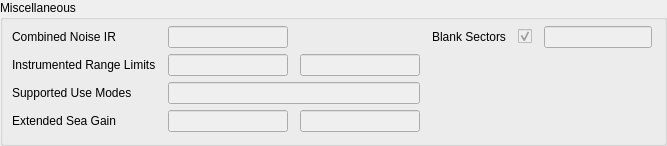
           <widget class="QGroupBox" name="groupFeaturesMisc">
            <property name="sizePolicy">
             <sizepolicy hsizetype="Minimum" vsizetype="Minimum">
              <horstretch>0</horstretch>
              <verstretch>0</verstretch>
             </sizepolicy>
            </property>
            <property name="title">
             <string>Miscellaneous</string>
            </property>
            <layout class="QGridLayout" name="gridLayout_7">
             <property name="leftMargin">
              <number>9</number>
             </property>
             <property name="topMargin">
              <number>6</number>
             </property>
             <property name="rightMargin">
              <number>12</number>
             </property>
             <property name="horizontalSpacing">
              <number>12</number>
             </property>
             <item row="0" column="1">
              <widget class="QLineEdit" name="editCombinedNoiseIR">
               <property name="enabled">
                <bool>false</bool>
               </property>
               <property name="sizePolicy">
                <sizepolicy hsizetype="Fixed" vsizetype="Fixed">
                 <horstretch>0</horstretch>
                 <verstretch>0</verstretch>
                </sizepolicy>
               </property>
               <property name="minimumSize">
                <size>
                 <width>120</width>
                 <height>0</height>
                </size>
               </property>
               <property name="maximumSize">
                <size>
                 <width>16777215</width>
                 <height>16777215</height>
                </size>
               </property>
               <property name="readOnly">
                <bool>true</bool>
               </property>
              </widget>
             </item>
             <item row="1" column="0">
              <widget class="QLabel" name="labelCombinedNoiseIR_2">
               <property name="sizePolicy">
                <sizepolicy hsizetype="Minimum" vsizetype="Preferred">
                 <horstretch>0</horstretch>
                 <verstretch>0</verstretch>
                </sizepolicy>
               </property>
               <property name="text">
                <string>Instrumented Range Limits</string>
               </property>
              </widget>
             </item>
             <item row="1" column="1">
              <widget class="QLineEdit" name="editInstrRangeMin">
               <property name="enabled">
                <bool>false</bool>
               </property>
               <property name="sizePolicy">
                <sizepolicy hsizetype="Fixed" vsizetype="Fixed">
                 <horstretch>0</horstretch>
                 <verstretch>0</verstretch>
                </sizepolicy>
               </property>
               <property name="minimumSize">
                <size>
                 <width>120</width>
                 <height>0</height>
                </size>
               </property>
               <property name="maximumSize">
                <size>
                 <width>16777215</width>
                 <height>16777215</height>
                </size>
               </property>
               <property name="readOnly">
                <bool>true</bool>
               </property>
              </widget>
             </item>
             <item row="1" column="2">
              <widget class="QLineEdit" name="editInstrRangeMax">
               <property name="enabled">
                <bool>false</bool>
               </property>
               <property name="sizePolicy">
                <sizepolicy hsizetype="Fixed" vsizetype="Fixed">
                 <horstretch>0</horstretch>
                 <verstretch>0</verstretch>
                </sizepolicy>
               </property>
               <property name="minimumSize">
                <size>
                 <width>120</width>
                 <height>0</height>
                </size>
               </property>
               <property name="maximumSize">
                <size>
                 <width>16777215</width>
                 <height>16777215</height>
                </size>
               </property>
               <property name="readOnly">
                <bool>true</bool>
               </property>
              </widget>
             </item>
             <item row="0" column="0">
              <widget class="QLabel" name="labelCombinedNoiseIR">
               <property name="sizePolicy">
                <sizepolicy hsizetype="Minimum" vsizetype="Preferred">
                 <horstretch>0</horstretch>
                 <verstretch>0</verstretch>
                </sizepolicy>
               </property>
               <property name="text">
                <string>Combined Noise IR</string>
               </property>
              </widget>
             </item>
             <item row="2" column="0">
              <widget class="QLabel" name="labelUseModes">
               <property name="sizePolicy">
                <sizepolicy hsizetype="Minimum" vsizetype="Preferred">
                 <horstretch>0</horstretch>
                 <verstretch>0</verstretch>
                </sizepolicy>
               </property>
               <property name="text">
                <string>Supported Use Modes</string>
               </property>
              </widget>
             </item>
             <item row="2" column="1" colspan="2">
              <widget class="QLineEdit" name="editUseModes">
               <property name="enabled">
                <bool>false</bool>
               </property>
               <property name="sizePolicy">
                <sizepolicy hsizetype="Expanding" vsizetype="Fixed">
                 <horstretch>0</horstretch>
                 <verstretch>0</verstretch>
                </sizepolicy>
               </property>
               <property name="minimumSize">
                <size>
                 <width>250</width>
                 <height>0</height>
                </size>
               </property>
               <property name="maximumSize">
                <size>
                 <width>16777215</width>
                 <height>16777215</height>
                </size>
               </property>
               <property name="text">
                <string/>
               </property>
               <property name="readOnly">
                <bool>true</bool>
               </property>
              </widget>
             </item>
             <item row="4" column="0">
              <widget class="QLabel" name="labelExtendedSeaGain">
               <property name="sizePolicy">
                <sizepolicy hsizetype="Minimum" vsizetype="Preferred">
                 <horstretch>0</horstretch>
                 <verstretch>0</verstretch>
                </sizepolicy>
               </property>
               <property name="text">
                <string>Extended Sea Gain</string>
               </property>
              </widget>
             </item>
             <item row="4" column="1">
              <widget class="QLineEdit" name="editSeaLimitsManual">
               <property name="enabled">
                <bool>false</bool>
               </property>
               <property name="sizePolicy">
                <sizepolicy hsizetype="Fixed" vsizetype="Fixed">
                 <horstretch>0</horstretch>
                 <verstretch>0</verstretch>
                </sizepolicy>
               </property>
               <property name="minimumSize">
                <size>
                 <width>120</width>
                 <height>0</height>
                </size>
               </property>
               <property name="maximumSize">
                <size>
                 <width>16777215</width>
                 <height>16777215</height>
                </size>
               </property>
               <property name="readOnly">
                <bool>true</bool>
               </property>
              </widget>
             </item>
             <item row="4" column="2">
              <widget class="QLineEdit" name="editSeaLimitsAuto">
               <property name="enabled">
                <bool>false</bool>
               </property>
               <property name="sizePolicy">
                <sizepolicy hsizetype="Fixed" vsizetype="Fixed">
                 <horstretch>0</horstretch>
                 <verstretch>0</verstretch>
                </sizepolicy>
               </property>
               <property name="minimumSize">
                <size>
                 <width>120</width>
                 <height>0</height>
                </size>
               </property>
               <property name="maximumSize">
                <size>
                 <width>16777215</width>
                 <height>16777215</height>
                </size>
               </property>
               <property name="readOnly">
                <bool>true</bool>
               </property>
              </widget>
             </item>
             <item row="1" column="3">
              <spacer name="horizontalSpacer_6">
               <property name="orientation">
                <enum>Qt::Horizontal</enum>
               </property>
               <property name="sizeType">
                <enum>QSizePolicy::Fixed</enum>
               </property>
               <property name="sizeHint" stdset="0">
                <size>
                 <width>0</width>
                 <height>20</height>
                </size>
               </property>
              </spacer>
             </item>
             <item row="0" column="4">
              <widget class="QLabel" name="labelBlankSectors">
               <property name="text">
                <string>Blank Sectors</string>
               </property>
              </widget>
             </item>
             <item row="0" column="5">
              <widget class="QCheckBox" name="chckBlankSectors">
               <property name="enabled">
                <bool>false</bool>
               </property>
               <property name="minimumSize">
                <size>
                 <width>0</width>
                 <height>0</height>
                </size>
               </property>
               <property name="layoutDirection">
                <enum>Qt::LeftToRight</enum>
               </property>
               <property name="checkable">
                <bool>true</bool>
               </property>
               <property name="checked">
                <bool>true</bool>
               </property>
              </widget>
             </item>
             <item row="0" column="6">
              <widget class="QLineEdit" name="editBlankSectors">
               <property name="enabled">
                <bool>false</bool>
               </property>
               <property name="sizePolicy">
                <sizepolicy hsizetype="Fixed" vsizetype="Fixed">
                 <horstretch>0</horstretch>
                 <verstretch>0</verstretch>
                </sizepolicy>
               </property>
               <property name="minimumSize">
                <size>
                 <width>40</width>
                 <height>0</height>
                </size>
               </property>
               <property name="maximumSize">
                <size>
                 <width>16777215</width>
                 <height>16777215</height>
                </size>
               </property>
               <property name="readOnly">
                <bool>true</bool>
               </property>
              </widget>
             </item>
            </layout>
           </widget>
